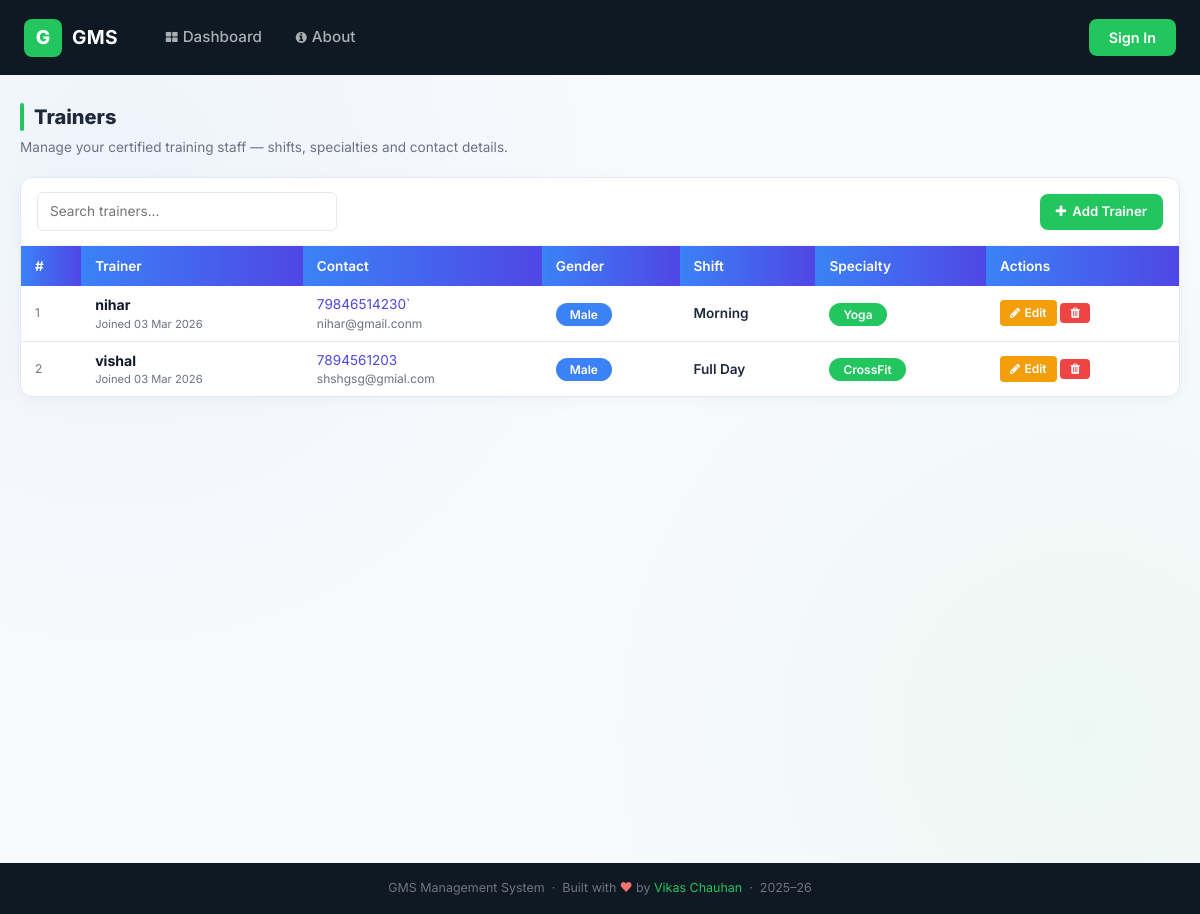
Screenshot of /view_trainer/ with the database file from the repository.
### gym/models.py (models this page shows, shortened)
class Trainer(models.Model):
    name = models.CharField(max_length=50)
    contact = models.CharField(max_length=15)
    emailid = models.EmailField(max_length=50)
    dob = models.DateField(null=True, blank=True)
    gender = models.CharField(max_length=10, choices=GENDER_CHOICES, default='Male')
    join_date = models.DateField()
    salary = models.DecimalField(max_digits=10, decimal_places=2, default=0)
    SHIFT_CHOICES = (
        ('Morning', 'Morning'),
        ('Evening', 'Evening'),
        ('Full Day', 'Full Day'),
    )
    shift = models.CharField(max_length=20, choices=SHIFT_CHOICES, default='Morning')
    SPECIALTY_CHOICES = (
        ('Yoga', 'Yoga'),
        ('CrossFit', 'CrossFit'),
        ('Bodybuilding', 'Bodybuilding'),
        ('Weightlifting', 'Weightlifting'),
        ('Cardio', 'Cardio'),
        ('None', 'None'),
    )
    specialty = models.CharField(max_length=50, choices=SPECIALTY_CHOICES, default='None')

### gym/views.py (the view)
# urls.py: path('view_trainer/', View_Trainer, name='view_trainer'),
def View_Trainer(request):
    trainer = Trainer.objects.all()
    d = {'trainer': trainer}
    return render(request, 'view_trainer.html', d)

### gym/templates/view_trainer.html (shortened to what this page needs)
{% extends 'navigation.html' %}
{% block body %}
<div style="display:flex; align-items:center; gap:10px; margin-bottom:6px;">
    <div style="width:4px; height:28px; background:#22c55e; border-radius:2px;"></div>
    <h1 style="font-size:1.25rem; font-weight:800; margin:0;">Trainers</h1>
</div>
<p style="color:#6b7280; font-size:0.85rem; margin-bottom:20px;">Manage your certified training staff — shifts, specialties and contact details.</p>
<div class="app-card">
    <div style="padding:14px 16px; border-bottom:1px solid #f1f5f9; display:flex; align-items:center; flex-wrap:wrap; gap:10px; justify-content:space-between;">
        <input type="text" id="trainerSearch" onkeyup="searchTrainers()" placeholder="Search trainers..." style="flex-grow:1; max-width:300px; padding:8px 12px; border:1px solid #e2e8f0; border-radius:6px; font-size:0.85rem;">
        <a href="{% url 'add_trainer' %}" class="btn-gms-primary" style="text-decoration:none;display:inline-flex;align-items:center;gap:6px;font-size:0.83rem;padding:8px 16px;">
            <i class="fa fa-plus"></i> Add Trainer
        </a>
    </div>
    <div style="overflow-x:auto;">
        <table class="gms-table" style="min-width:600px;">
            <thead>
                <tr><th>#</th><th>Trainer</th><th>Contact</th><th>Gender</th><th>Shift</th><th>Specialty</th><th>Actions</th></tr>
            </thead>
            <tbody id="trainerBody">
            {% for t in trainer %}
            <tr>
                <td style="color:#6b7280; font-size:0.75rem;">{{ forloop.counter }}</td>
                <td>
                    <div style="font-weight:700; color:#0f172a;">{{ t.name }}</div>
                    <div style="font-size:0.7rem; color:#6b7280;">Joined {{ t.join_date|date:"d M Y" }}</div>
                </td>
                <td>
                    <div style="font-size:0.85rem; color:#4f46e5;">{{ t.contact }}</div>
                    <div style="font-size:0.75rem; color:#6b7280;">{{ t.emailid }}</div>
                </td>
                <td><span class="badge-blue">{{ t.gender }}</span></td>
                <td style="font-size:0.85rem; font-weight:600;">{{ t.shift }}</td>
                <td><span class="badge-green">{{ t.specialty }}</span></td>
                <td style="white-space:nowrap;">
                    <a href="{% url 'edit_trainer' t.id %}" class="btn-action-edit">
                        <i class="fa fa-pencil"></i> Edit
                    </a>
                    <a href="{% url 'delete_trainer' t.id %}" onclick="return confirm('Delete trainer {{ t.name }}?')" class="btn-action-delete">
                        <i class="fa fa-trash"></i>
                    </a>
                </td>
            </tr>
            {% empty %}
            <tr><td colspan="7" style="text-align:center; padding:48px; color:#6b7280;">
                <div style="font-size:2rem;margin-bottom:8px;">🧑‍🏫</div>
                No trainers added yet. <a href="{% url 'add_trainer' %}" style="color:#22c55e;font-weight:600;">Add trainer →</a>
            </td></tr>
            {% endfor %}
            </tbody>
        </table>
    </div>
</div>
{% endblock %}

### gym/templates/navigation.html (style rules this page uses)
*, *::before, *::after { box-sizing: border-box; }
:root { --green: #22c55e; --green-dark: #16a34a; --green-light: #dcfce7; --dark: #0f1923; --dark2: #1a2535; --sidebar: #111c2a; --text: #1e293b; --muted: #64748b; --border: #e2e8f0; --white: #ffffff; --bg: #f8fafc; --bg-gradient: radial-gradient(circle at 10% 20%, rgba(59, 130, 246, 0.05), transparent 40%), radial-gradient(circle at 90% 80%, rgba(34, 197, 94, 0.05), transparent 40%); --card-shadow: 0 4px 20px -2px rgba(0, 0, 0, 0.04), 0 2px 10px -2px rgba(0, 0, 0, 0.02); --border-soft: #f1f5f9; --green-light: rgba(34,197,94,0.15); --table-head: #0f172a; --table-hover: #f1f5f9; --table-border: #e2e8f0; --input-bg: #ffffff; }
body { font-family: 'Inter', -apple-system, BlinkMacSystemFont, sans-serif; background: var(--bg); background-image: var(--bg-gradient); background-attachment: fixed; color: var(--text); margin: 0; min-height: 100vh; }
.app-card { background: var(--white); border: 1px solid var(--border); border-radius: 12px; box-shadow: var(--card-shadow); overflow: hidden; transition: transform 0.2s, box-shadow 0.2s; }
.gms-table { width: 100%; border-collapse: collapse; }
.gms-table thead th { background: linear-gradient(90deg, #3b82f6, #4f46e5); border-bottom: none; padding: 10px 14px; font-size: 0.85rem; font-weight: 600; text-transform: capitalize; color: #ffffff; white-space: nowrap; }
.gms-table tbody td { padding: 8px 14px; border-bottom: 1px solid var(--table-border); font-size: 0.88rem; color: var(--text); vertical-align: middle; }
.gms-table tbody tr:last-child td { border-bottom: none; }
.btn-action-edit { background: #f59e0b; color: #ffffff !important; padding: 4px 10px; border-radius: 4px; font-size: 0.75rem; font-weight: 600; text-decoration: none !important; display: inline-flex; align-items: center; gap: 4px; border: none; }
.btn-action-delete { background: #ef4444; color: #ffffff !important; padding: 4px 10px; border-radius: 4px; font-size: 0.75rem; font-weight: 600; text-decoration: none !important; display: inline-flex; align-items: center; gap: 4px; border: none; }
.badge-green { background: #22c55e; color: #fff; border: none; border-radius: 20px; padding: 4px 14px; font-size: 0.75rem; font-weight: 600; }
.badge-blue { background: #3b82f6; color: #fff; border: none; border-radius: 20px; padding: 4px 14px; font-size: 0.75rem; font-weight: 600; }
.btn-gms-primary { background: var(--green); color: #fff; border: none; border-radius: 8px; padding: 9px 20px; font-size: 0.88rem; font-weight: 600; font-family: 'Inter', sans-serif; cursor: pointer; transition: background 0.2s, transform 0.15s; }

### rows the page displays
Trainer: name "nihar", join_date "03 Mar 2026", contact "79846514230`", emailid "nihar@gmail.conm", gender "Male", shift "Morning", specialty "Yoga"
Trainer: name "vishal", join_date "03 Mar 2026", contact "7894561203", emailid "shshgsg@gmial.com", gender "Male", shift "Full Day", specialty "CrossFit"
